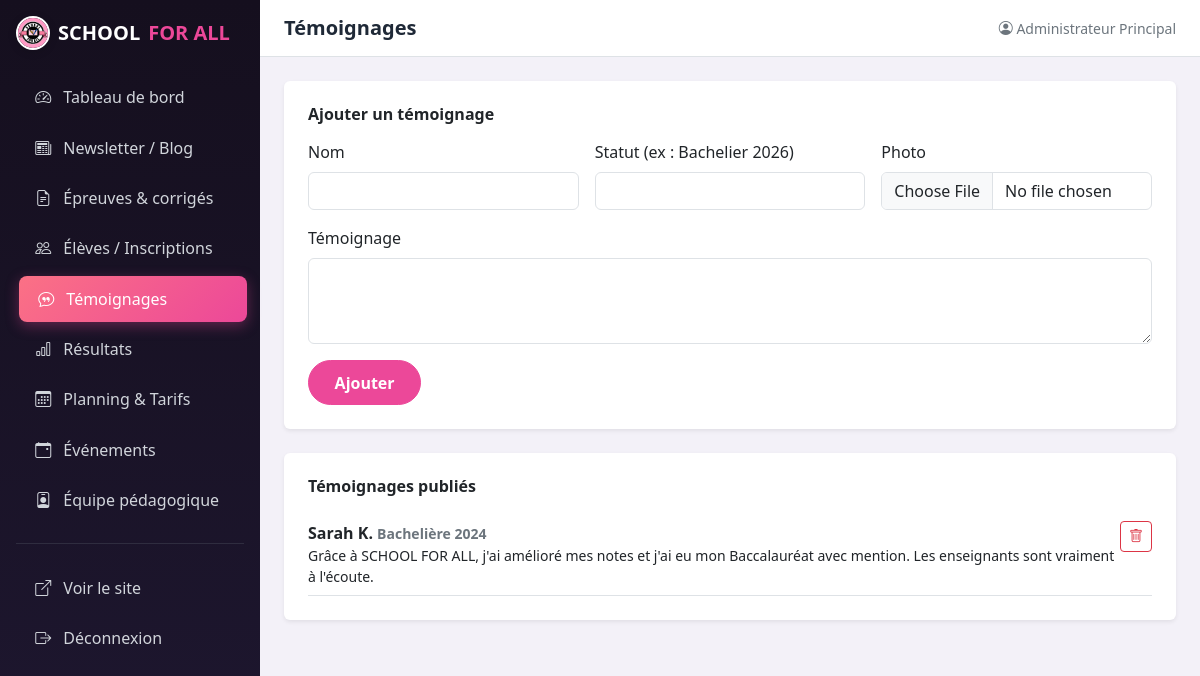
The page /admin/temoignages.php (signed in) on the database its author committed.
### tables this page shows
CREATE TABLE temoignages (
    id          INT AUTO_INCREMENT PRIMARY KEY,
    nom_auteur  VARCHAR(100) NOT NULL,
    statut      VARCHAR(100) DEFAULT NULL,
    contenu     TEXT NOT NULL,
    photo       VARCHAR(255) DEFAULT NULL,
    cree_le     DATETIME NOT NULL DEFAULT CURRENT_TIMESTAMP
);

### app/models/Temoignage.php (called while the page is built, shortened)
<?php
class Temoignage
{
    public static function tous(): array
    {
        $pdo = Database::getConnexion();
        return $pdo->query("SELECT * FROM temoignages ORDER BY cree_le DESC")->fetchAll();
    }
}

### admin/temoignages.php (the view, shortened to what this page needs)
<?php
$temoignages = Temoignage::tous();
require __DIR__ . '/includes/admin-header.php';
?>
<div class="card border-0 shadow-sm p-4 mb-4">
  <h6 class="fw-bold mb-3">Ajouter un témoignage</h6>
  <form method="post" enctype="multipart/form-data">
    <div class="row g-3">
      <div class="col-md-4">
        <label class="form-label">Nom</label>
        <input type="text" class="form-control" name="nom_auteur" required>
      </div>
      <div class="col-md-4">
        <label class="form-label">Statut (ex : Bachelier 2026)</label>
        <input type="text" class="form-control" name="statut">
      </div>
      <div class="col-md-4">
        <label class="form-label">Photo</label>
        <input type="file" class="form-control" name="photo" accept="image/*">
      </div>
      <div class="col-12">
        <label class="form-label">Témoignage</label>
        <textarea class="form-control" name="contenu" rows="3" required></textarea>
      </div>
      <div class="col-12">
        <button type="submit" class="btn btn-sfa-primary">Ajouter</button>
      </div>
    </div>
  </form>
</div>
<div class="card border-0 shadow-sm p-4">
  <h6 class="fw-bold mb-3">Témoignages publiés</h6>
  <?php foreach ($temoignages as $t): ?>
    <div class="d-flex justify-content-between align-items-start border-bottom py-2">
      <div>
        <p class="fw-semibold mb-0"><?= htmlspecialchars($t['nom_auteur']) ?> <span class="text-secondary small"><?= htmlspecialchars($t['statut'] ?? '') ?></span></p>
        <p class="small mb-0"><?= htmlspecialchars($t['contenu']) ?></p>
      </div>
      <a href="temoignages.php?supprimer=<?= $t['id'] ?>" class="btn btn-sm btn-outline-danger" onclick="return confirm('Supprimer ?')"><i class="bi bi-trash"></i></a>
    </div>
  <?php endforeach; ?>
</div>
<?php require __DIR__ . '/includes/admin-footer.php'; ?>

### public/assets/css/styles.css (style rules this page uses)
:root { --sfa-pink: #EC4899; --sfa-pink-dark: #831843; --sfa-pink-light: #FCE7F3; --sfa-dark: #1F2937; --sfa-grey: #6B7280; --bs-primary: var(--sfa-pink); --bs-primary-rgb: 236, 72, 153; }
body { font-family: 'Segoe UI', Roboto, Arial, sans-serif; color: var(--sfa-dark); }
a { color: var(--sfa-pink); }
.btn-sfa-primary { background-color: var(--sfa-pink); border-color: var(--sfa-pink); color: #fff; font-weight: 600; border-radius: 50px; padding: 0.6rem 1.6rem; }
:root { --sfa-grad-1: linear-gradient(135deg, #F472B6 0%, #C026D3 100%); --sfa-grad-2: linear-gradient(135deg, #FB7185 0%, #EC4899 100%); --sfa-grad-3: linear-gradient(135deg, #E879F9 0%, #831843 100%); --sfa-navy: #150F1E; --sfa-navy-light: #1E1730; }
body.sfa-admin-body { background: #F3F1F8; }

### rows shown on the page
temoignages: nom_auteur "Sarah K.", statut "Bachelière 2024", contenu "Grâce à SCHOOL FOR ALL, j'ai amélioré mes notes et j'ai eu mon Baccalauréat avec mention. Les enseignants sont vraiment à l'écoute."

### other values the page prints
$titrePage "Témoignages"
Auth::nomAdmin() "Administrateur Principal"
